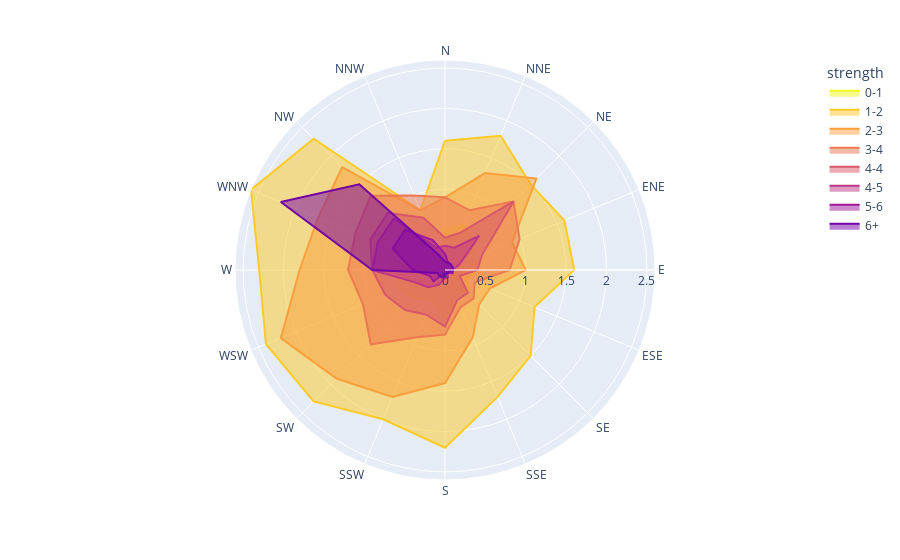

Source (notebook cell):
### Code cell
import plotly.express as px

#데이터 불러오기
df = px.data.wind()

#그래프 그리기
fig = px.line_polar(df, r="frequency", theta="direction", color="strength", color_discrete_sequence=px.colors.sequential.Plasma_r, line_close=True)

# 내부 색칠하기
fig.update_traces(fill='toself')

fig.show()

### Figure 1 — Plotly figure (JSON) as saved in the notebook; plotly's stock layout.template omitted (floating-point values rounded to 4 significant figures)
{"data": [{"fill": "toself", "hovertemplate": "strength=0-1<br>frequency=%{r}<br>direction=%{theta}<extra></extra>", "legendgroup": "0-1", "line": {"color": "#f0f921", "dash": "solid"}, "marker": {"symbol": "circle"}, "mode": "lines", "name": "0-1", "r": [0.5, 0.6, 0.5, 0.4, 0.4, 0.3, 0.4, 0.4, 0.6, 0.4, 0.5, 0.6, 0.6, 0.5, 0.4, 0.1, 0.5], "showlegend": true, "subplot": "polar", "theta": ["N", "NNE", "NE", "ENE", "E", "ESE", "SE", "SSE", "S", "SSW", "SW", "WSW", "W", "WNW", "NW", "NNW", "N"], "type": "scatterpolar"}, {"fill": "toself", "hovertemplate": "strength=1-2<br>frequency=%{r}<br>direction=%{theta}<extra></extra>", "legendgroup": "1-2", "line": {"color": "#fdca26", "dash": "solid"}, "marker": {"symbol": "circle"}, "mode": "lines", "name": "1-2", "r": [1.6, 1.8, 1.5, 1.6, 1.6, 1.2, 1.5, 1.7, 2.2, 2, 2.3, 2.4, 2.3, 2.6, 2.3, 0.8, 1.6], "showlegend": true, "subplot": "polar", "theta": ["N", "NNE", "NE", "ENE", "E", "ESE", "SE", "SSE", "S", "SSW", "SW", "WSW", "W", "WNW", "NW", "NNW", "N"], "type": "scatterpolar"}, {"fill": "toself", "hovertemplate": "strength=2-3<br>frequency=%{r}<br>direction=%{theta}<extra></extra>", "legendgroup": "2-3", "line": {"color": "#fb9f3a", "dash": "solid"}, "marker": {"symbol": "circle"}, "mode": "lines", "name": "2-3", "r": [0.9, 1.3, 1.6, 0.9, 1, 0.6, 0.6, 0.9, 1.4, 1.7, 1.9, 2.2, 1.8, 1.7, 1.8, 0.8, 0.9], "showlegend": true, "subplot": "polar", "theta": ["N", "NNE", "NE", "ENE", "E", "ESE", "SE", "SSE", "S", "SSW", "SW", "WSW", "W", "WNW", "NW", "NNW", "N"], "type": "scatterpolar"}, {"fill": "toself", "hovertemplate": "strength=3-4<br>frequency=%{r}<br>direction=%{theta}<extra></extra>", "legendgroup": "3-4", "line": {"color": "#ed7953", "dash": "solid"}, "marker": {"symbol": "circle"}, "mode": "lines", "name": "3-4", "r": [0.9, 0.8, 1.2, 1, 0.8, 0.4, 0.5, 0.5, 0.8, 0.9, 1.3, 1.1, 1.2, 1.2, 1.3, 1, 0.9], "showlegend": true, "subplot": "polar", "theta": ["N", "NNE", "NE", "ENE", "E", "ESE", "SE", "SSE", "S", "SSW", "SW", "WSW", "W", "WNW", "NW", "NNW", "N"], "type": "scatterpolar"}, {"fill": "toself", "hovertemplate": "strength=4-4<br>frequency=%{r}<br>direction=%{theta}<extra></extra>", "legendgroup": "4-4", "line": {"color": "#d8576b", "dash": "solid"}, "marker": {"symbol": "circle"}, "mode": "lines", "name": "4-4", "r": [0.4, 0.5, 1.2, 0.5, 0.4, 0.2, 0.4, 0.4, 0.7, 0.6, 0.7, 0.8, 0.9, 1, 1, 0.7, 0.4], "showlegend": true, "subplot": "polar", "theta": ["N", "NNE", "NE", "ENE", "E", "ESE", "SE", "SSE", "S", "SSW", "SW", "WSW", "W", "WNW", "NW", "NNW", "N"], "type": "scatterpolar"}, {"fill": "toself", "hovertemplate": "strength=4-5<br>frequency=%{r}<br>direction=%{theta}<extra></extra>", "legendgroup": "4-5", "line": {"color": "#bd3786", "dash": "solid"}, "marker": {"symbol": "circle"}, "mode": "lines", "name": "4-5", "r": [0.3, 0.3, 0.6, 0.2, 0.1, 0.1, 0.05, 0.1, 0.1, 0.2, 0.3, 0.4, 0.9, 0.9, 0.9, 0.3, 0.3], "showlegend": true, "subplot": "polar", "theta": ["N", "NNE", "NE", "ENE", "E", "ESE", "SE", "SSE", "S", "SSW", "SW", "WSW", "W", "WNW", "NW", "NNW", "N"], "type": "scatterpolar"}, {"fill": "toself", "hovertemplate": "strength=5-6<br>frequency=%{r}<br>direction=%{theta}<extra></extra>", "legendgroup": "5-6", "line": {"color": "#9c179e", "dash": "solid"}, "marker": {"symbol": "circle"}, "mode": "lines", "name": "5-6", "r": [0.2, 0.1, 0.1, 0.1, 0.1, 0.1, 0.05, 0.05, 0.1, 0.05, 0.2, 0.2, 0.4, 0.7, 0.7, 0.4, 0.2], "showlegend": true, "subplot": "polar", "theta": ["N", "NNE", "NE", "ENE", "E", "ESE", "SE", "SSE", "S", "SSW", "SW", "WSW", "W", "WNW", "NW", "NNW", "N"], "type": "scatterpolar"}, {"fill": "toself", "hovertemplate": "strength=6+<br>frequency=%{r}<br>direction=%{theta}<extra></extra>", "legendgroup": "6+", "line": {"color": "#7201a8", "dash": "solid"}, "marker": {"symbol": "circle"}, "mode": "lines", "name": "6+", "r": [0.1, 0.1, 0.1, 0.1, 0.1, 0.05, 0.05, 0.05, 0.05, 0.1, 0.1, 0.1, 0.9, 2.2, 1.5, 0.2, 0.1], "showlegend": true, "subplot": "polar", "theta": ["N", "NNE", "NE", "ENE", "E", "ESE", "SE", "SSE", "S", "SSW", "SW", "WSW", "W", "WNW", "NW", "NNW", "N"], "type": "scatterpolar"}], "layout": {"legend": {"title": {"text": "strength"}, "tracegroupgap": 0}, "margin": {"t": 60}, "polar": {"angularaxis": {"direction": "clockwise", "rotation": 90}, "domain": {"x": [0, 1], "y": [0, 1]}}}}
